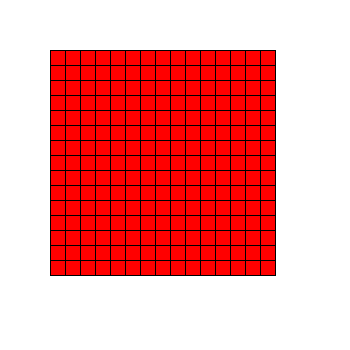
Frame 1 (no input)
Frame 60 (the mouse pressed at the canvas centre just before this capture): identical to frame 1, image omitted
Frame 120 (the mouse held since frame 60 and released just before this capture): identical to frame 1, image omitted

The Processing sketch that drew this single still picture (run headless with seeded random() and noise(); from frame 60 on, the mouse is pressed at the canvas centre):

// Processing sketch: Oefenopgave_6_3
// ── Oefenopgave_6_3.pde
/* Oefenopgave_6_3
Author: Wesley Bouchard
Student number: 575976 
Date: 21-02-2019 */

final int ZIJDE = 15,
          AANTAL = 15;

void setup() {
  size(350,350);
  background(#FFFFFF);
  pixelDensity(displayDensity());
  smooth();
  fill(#FF0000);
}

void draw() {
  int xPos = 50;
  int yPos = 50;
  for (int i=1; i <= AANTAL; i++) {
    for (int j=1; j <= AANTAL; j++) {
      rect(xPos, yPos, ZIJDE, ZIJDE);
      yPos += AANTAL;
    }
    yPos = 50;
    xPos += AANTAL;
  }   
}
